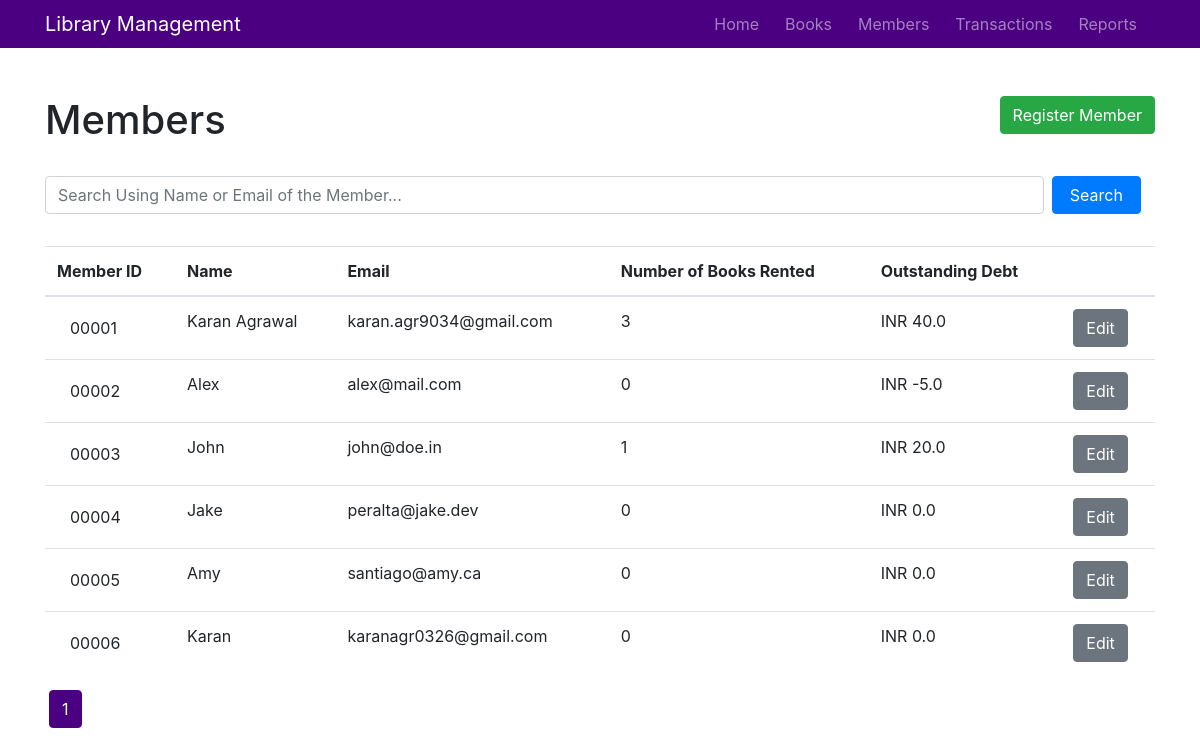
The app's page /members, older data.
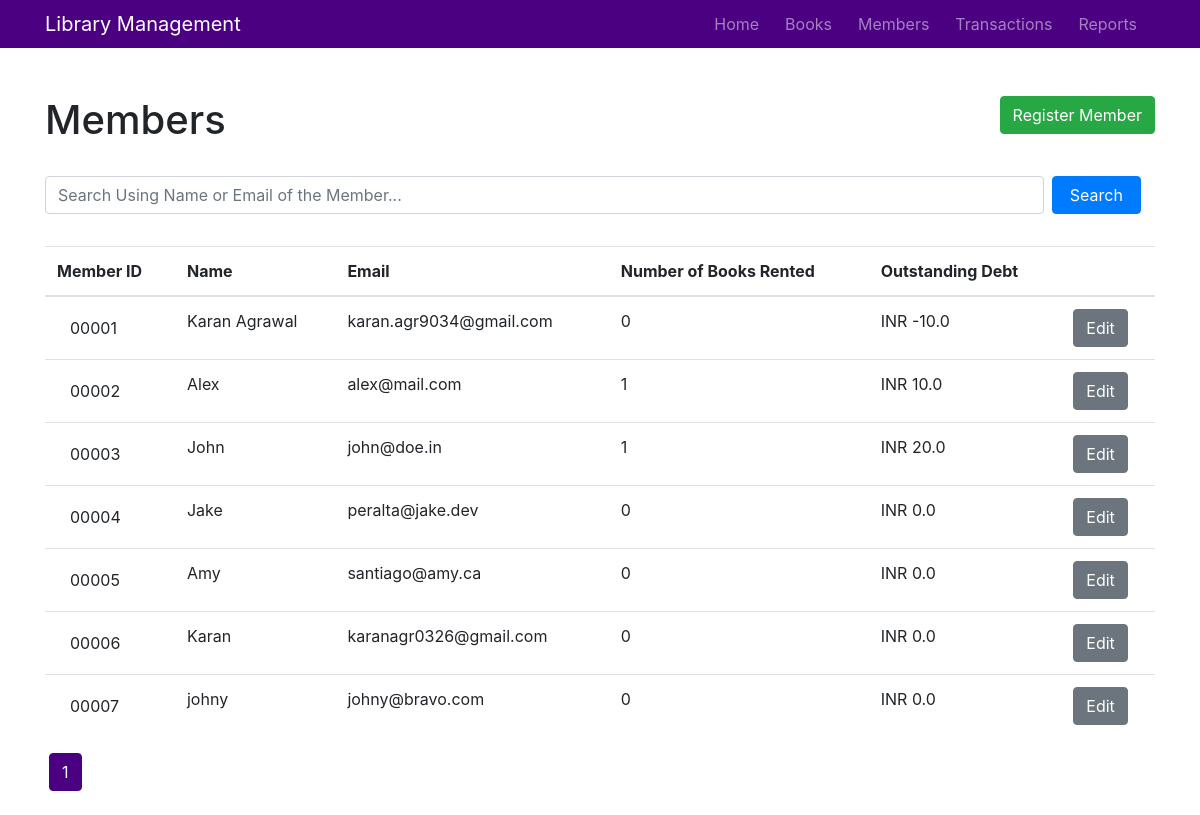
The same page, newer data.
### library_management/models.py (models this page shows, shortened)
class Member(db.Model):
    __tablename__ = 'member'
    member_id = db.Column(db.Integer, primary_key=True)
    name = db.Column(db.String(50), nullable=False)
    email = db.Column(db.String(150), nullable=False, unique=True)
    rented = db.Column(db.Integer, nullable=False, default=0)
    outstanding_dues = db.Column(db.Integer, nullable=False, default=0)
    total_paid = db.Column(db.Integer, nullable=False, default=0)
    transactions = db.relationship('Transaction', backref='member', lazy=True)

### library_management/members/routes.py (the view)
@members.route('/members')
def all_members():
    page = request.args.get('page', 1, type=int)
    members = Member.query.order_by(Member.member_id.asc()).paginate(page=page, per_page=20)
    return render_template("members.html", title="Members", members=members, data=members.items)

### library_management/templates/members.html
{% extends "layout.html" %}
{% block content %}
    <br>
    <a class="btn btn-success float-right" href="{{ url_for('members.register_member') }}">Register Member</a>
    <h1>Members</h1>
    <br>
    <form class="form-inline" action="/members/search" method="POST">
        <input name="search" type="text" class="form-control mb-2 mr-sm-2 search" placeholder="Search Using Name or Email of the Member...">
        <button type="submit" class="btn btn-primary mb-2 search">Search</button>
    </form>
    <br>
    {% if data %}
        <table class="table table-hover">
            <thead>
                <tr>
                    <th>Member ID</th>
                    <th>Name</th>
                    <th>Email</th>
                    <th>Number of Books Rented</th>
                    <th>Outstanding Debt</th>
                    <th></th>
                </tr>
            </thead>
            <tbody>
                {% for member in data %}
                <tr>
                    <td><span class="btn pull-right">{{"{:05d}".format(member.member_id)}}</span></td>
                    <td>{{member.name}}</td>
                    <td>{{member.email}}</td>
                    <td>{{member.rented}}</td>
                    <td>{{"INR {:.1f}".format(member.outstanding_dues)}}</td>
                    <td>
                        <button class="btn btn-secondary" onclick="window.location='/member/{{member.member_id}}/edit';">Edit</button>
                    </td>
                </tr>
                {% endfor %}
            </tbody>
        </table>
        {% if not title.startswith('Search') %}
            <div class="pagination">
                {% for page_num in members.iter_pages(left_edge=1, right_edge=1, left_current=2, right_current=3) %}
                    {% if page_num %}
                        {% if members.page==page_num %}
                            <a class="btn btn-danger mb-4" href="{{ url_for('members.all_members', page=page_num) }}">{{ page_num }}</a>
                        {% else %}
                            <a class="btn btn-outline-danger mb-4" href="{{ url_for('members.all_members', page=page_num) }}">{{ page_num }}</a>
                        {% endif %}
                    {% else %}
                        <p class="mt-3">...</p>
                    {% endif %}
                {% endfor %}
            </div>
        {% endif %}
    {% endif %}
{% endblock content %}

### library_management/templates/layout.html (shortened to what this page needs)
<!DOCTYPE html>
<html>
<head>
    <link rel="stylesheet" href="https://maxcdn.bootstrapcdn.com/bootstrap/4.0.0/css/bootstrap.min.css">
    <link rel="stylesheet" type="text/css" href="{{ url_for('static', filename='main.css') }}">
</head>
<body>
    <header>
        <nav class="navbar navbar-expand-md navbar-dark bg-steel fixed-top">
            <div class="container">
              <a href="/" class="navbar-brand mr-4">Library Management</a>
              <div class="collapse navbar-collapse" id="navbarToggle">
                <div class="navbar-nav">
                  <a class="nav-item nav-link" href="/">Home</a>
                  <a class="nav-item nav-link" href="{{ url_for('books.all_books') }}">Books</a>
                  <a class="nav-item nav-link" href="{{ url_for('members.all_members') }}">Members</a>
                  <a class="nav-item nav-link" href="{{ url_for('transactions.all_transactions') }}">Transactions</a>
                  <a class="nav-item nav-link" href="{{ url_for('main.reports') }}">Reports</a>
                </div>
              </div>
            </div>
        </nav>
    </header>
    <main class="container">
        <div class="row">
            <div class="col-md-12">
                {% block content %}{% endblock %}
            </div>
        </div>
    </main>
</body>

### library_management/static/main.css (style rules this page uses)
* { margin: 0; padding: 0; box-sizing: border-box; }
header { margin-bottom: 6vw; }
nav { background-color: indigo; max-height: 4vw; }
.nav-item { margin-right: 10px; }
.container .row { margin-top: 20px; }
.pagination a { border-color: indigo; margin-right: 4px; margin-left: 4px; color: indigo; }
.pagination a.btn-danger { color: white; background-color: indigo; }
input.search { width: 90% !important; }
button.search { width: 8%; }

Row changes from the older to the newer data that the page shows:
changed Member "Karan Agrawal": rented "3" → "0"; outstanding_dues "INR 40.0" → "INR -10.0"
changed Member "Alex": rented "0" → "1"; outstanding_dues "INR -5.0" → "INR 10.0"
added Member: member_id "00007", name "johny", email "johny@bravo.com", rented "0", outstanding_dues "INR 0.0"
